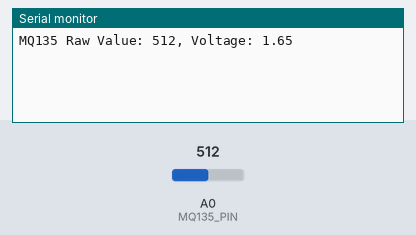
Recording of a sketch running on a simulated ESP8266 (NodeMCU). Shown: the last lines printed to the serial monitor. Inputs (shaded band) come from the test bench; at power-on: A0 (MQ135_PIN) = 512. WiFi joins after 1.5 s; servers stay silent unless stated.

Above: at 3.0 s.
3.1 s: A0 (MQ135_PIN) set to 716
At 4.4 s:
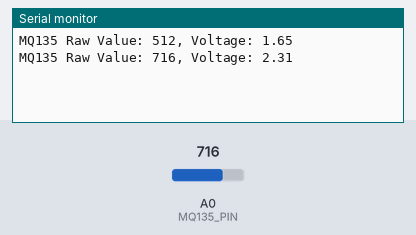
4.6 s: A0 (MQ135_PIN) set to 900
At 5.3 s:
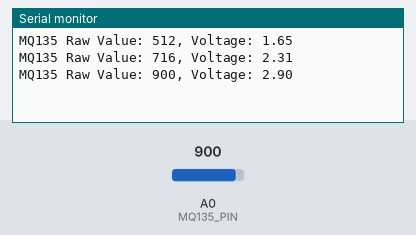
Timing chart, 0 to 7.6 s (numbered marks = the images above; inputs shaded):
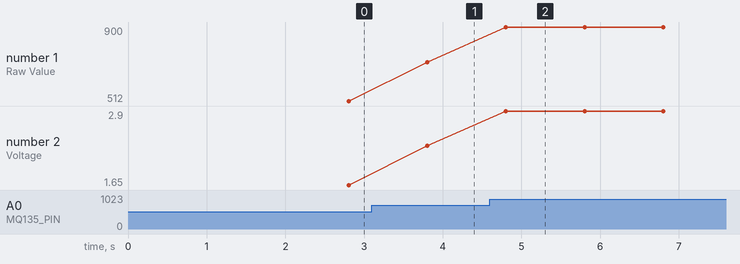

Measured:
- after the input at 3.1 s, the serial monitor: prints a new line after 0.70 s (image 1)
- after the input at 4.6 s, the serial monitor: prints a new line after 0.20 s (image 2)
- plotted number 1: 512 → 716 after the input at 3.1 s, 716 → 900 after the input at 4.6 s
- plotted number 2: 1.65 → 2.31 after the input at 3.1 s, 2.31 → 2.9 after the input at 4.6 s

The sketch:

MQ_Blynk.ino
```cpp
#define BLYNK_TEMPLATE_ID "TMPL6qXDOJW50"
#define BLYNK_TEMPLATE_NAME "Sensor Asap MQ"
#define BLYNK_AUTH_TOKEN "q2abhgNjkl-5T_qWy13y7nZAxPZvWBB_"

#include <ESP8266WiFi.h>
#include <BlynkSimpleEsp8266.h>

// Ganti dengan kredensial Wi-Fi Anda
char ssid[] = "P1";
char pass[] = "69696969";

// Token autentikasi Blynk
char auth[] = BLYNK_AUTH_TOKEN;

// Pin sensor MQ135
#define MQ135_PIN A0 // Pin analog untuk MQ135

// Timer untuk pengiriman data ke Blynk
BlynkTimer timer;

void sendMQ135Data() {
  int sensorValue = analogRead(MQ135_PIN); // Membaca data dari sensor MQ135
  float voltage = sensorValue * (3.3 / 1023.0); // Konversi ke tegangan (V)

  Serial.print("MQ135 Raw Value: ");
  Serial.print(sensorValue);
  Serial.print(", Voltage: ");
  Serial.println(voltage);

  // Kirim data ke Blynk
  Blynk.virtualWrite(V0, sensorValue); // Kirim nilai analog ke Virtual Pin V0
  Blynk.virtualWrite(V1, voltage);    // Kirim tegangan ke Virtual Pin V1
}

void setup() {
  // Inisialisasi Serial Monitor
  Serial.begin(9600);

  // Hubungkan ke Blynk
  Blynk.begin(auth, ssid, pass);

  // Set timer untuk mengirim data setiap 1 detik
  timer.setInterval(1000L, sendMQ135Data);
}

void loop() {
  Blynk.run();
  timer.run();
}
```
